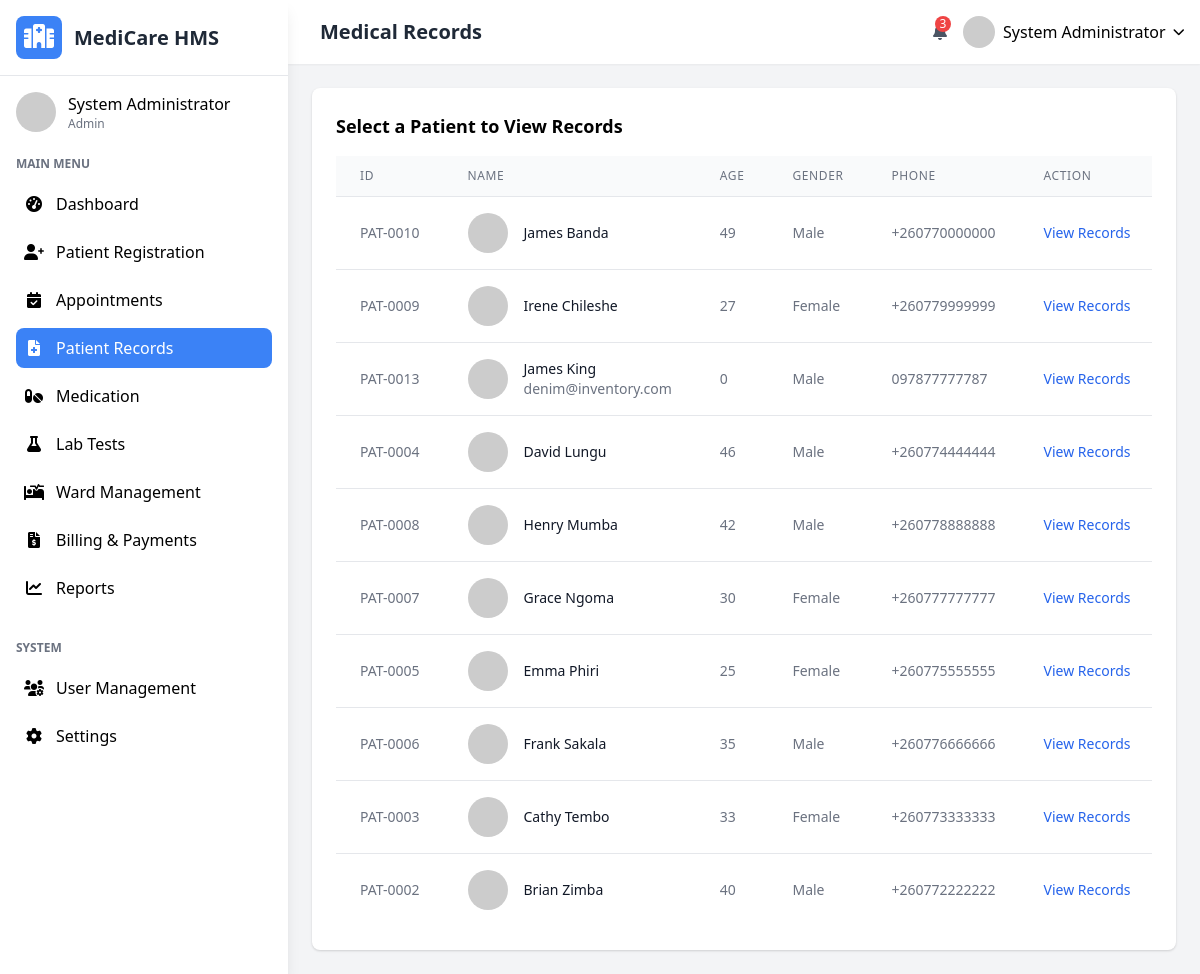
Page /medical_records.php (signed in) on the committed database.
### tables this page shows
CREATE TABLE `users` (
  `user_id` int(11) NOT NULL,
  `username` varchar(50) NOT NULL,
  `password_hash` varchar(255) NOT NULL,
  `email` varchar(100) NOT NULL,
  `first_name` varchar(50) NOT NULL,
  `last_name` varchar(50) NOT NULL,
  `role` enum('admin','doctor','nurse','receptionist','lab_technician','pharmacist') NOT NULL,
  `specialization` varchar(100) DEFAULT NULL,
  `phone` varchar(20) DEFAULT NULL,
  `address` text DEFAULT NULL,
  `hire_date` date DEFAULT NULL,
  `status` enum('active','inactive','on_leave') DEFAULT 'active',
  `created_at` timestamp NOT NULL DEFAULT current_timestamp(),
  `updated_at` timestamp NOT NULL DEFAULT current_timestamp() ON UPDATE current_timestamp()
);

CREATE TABLE `patients` (
  `patient_id` int(11) NOT NULL,
  `first_name` varchar(50) NOT NULL,
  `last_name` varchar(50) NOT NULL,
  `date_of_birth` date NOT NULL,
  `gender` enum('male','female') NOT NULL,
  `blood_type` enum('Unknown','A+','A-','B+','B-','AB+','AB-','O+','O-') DEFAULT NULL,
  `phone` varchar(20) NOT NULL,
  `email` varchar(100) DEFAULT NULL,
  `address` text DEFAULT NULL,
  `emergency_contact_name` varchar(100) DEFAULT NULL,
  `emergency_contact_phone` varchar(20) DEFAULT NULL,
  `insurance_provider` varchar(100) DEFAULT NULL,
  `insurance_policy_number` varchar(50) DEFAULT NULL,
  `registration_date` timestamp NOT NULL DEFAULT current_timestamp(),
  `updated_at` timestamp NOT NULL DEFAULT current_timestamp() ON UPDATE current_timestamp()
);

### medical_records.php (the view, shortened to what the rows shown need)
<?php
$page_title = "Medical Records";
require_once 'includes/header.php';
$settings_result = $conn->query("SELECT * FROM system_settings");
$settings = [];
while ($row = $settings_result->fetch_assoc()) {
    $settings[$row['setting_key']] = $row['setting_value'];
}
$default_settings = [
    'hospital_name' => 'MediCare Hospital',
    'hospital_address' => '123 Medical Drive, Lusaka, Zambia',
    'hospital_phone' => '+260 211 123456',
    'hospital_email' => 'info@medicare.com',
    'currency_symbol' => '$',
    'date_format' => 'Y-m-d',
    'time_format' => 'H:i',
    'records_per_page' => '10',
    'enable_sms_notifications' => '1',
    'enable_email_notifications' => '1'
];
$settings = array_merge($default_settings, $settings);
$patient_id = isset($_GET['patient_id']) ? intval($_GET['patient_id']) : 0;
$editing = false;
$record = null;
?>
<?php if ($editing): ?>
<div class="bg-white rounded-lg shadow p-6 mb-6">
    <h3 class="font-semibold text-lg mb-4"><?php echo isset($_GET['edit']) ? 'Edit Medical Record' : 'Add Medical Record'; ?></h3>
    <form method="POST" action="">
        <input type="hidden" name="patient_id" value="<?php echo $patient_id; ?>">
        <div class="grid grid-cols-1 md:grid-cols-2 gap-4">
            <div class="md:col-span-2">
                <label class="block text-gray-700 text-sm font-bold mb-2" for="record_type">Record Type</label>
                <select class="shadow appearance-none border rounded w-full py-2 px-3 text-gray-700 leading-tight focus:outline-none focus:shadow-outline"
                    id="record_type" name="record_type" required>
                    <option value="diagnosis" <?php echo (isset($record['record_type']) && $record['record_type'] == 'diagnosis') ? 'selected' : ''; ?>>Diagnosis</option>
                    <option value="treatment" <?php echo (isset($record['record_type']) && $record['record_type'] == 'treatment') ? 'selected' : ''; ?>>Treatment</option>
                    <option value="lab_result" <?php echo (isset($record['record_type']) && $record['record_type'] == 'lab_result') ? 'selected' : ''; ?>>Lab Result</option>
                    <option value="prescription" <?php echo (isset($record['record_type']) && $record['record_type'] == 'prescription') ? 'selected' : ''; ?>>Prescription</option>
                    <option value="vital_signs" <?php echo (isset($record['record_type']) && $record['record_type'] == 'vital_signs') ? 'selected' : ''; ?>>Vital Signs</option>
                    <option value="progress_note" <?php echo (isset($record['record_type']) && $record['record_type'] == 'progress_note') ? 'selected' : ''; ?>>Progress Note</option>
                </select>
            </div>
            <div class="md:col-span-2">
                <label class="block text-gray-700 text-sm font-bold mb-2" for="title">Title</label>
                <input class="shadow appearance-none border rounded w-full py-2 px-3 text-gray-700 leading-tight focus:outline-none focus:shadow-outline"
                    id="title" name="title" type="text" placeholder="Record title"
                    value="<?php echo htmlspecialchars($record['title'] ?? ''); ?>" required>
            </div>
            <div class="md:col-span-2">
                <label class="block text-gray-700 text-sm font-bold mb-2" for="description">Description</label>
                <textarea class="shadow appearance-none border rounded w-full py-2 px-3 text-gray-700 leading-tight focus:outline-none focus:shadow-outline"
                    id="description" name="description" placeholder="Detailed description" rows="4" required><?php echo htmlspecialchars($record['description'] ?? ''); ?></textarea>
            </div>
            <div>
                <label class="block text-gray-700 text-sm font-bold mb-2" for="diagnosis_code">Diagnosis Code</label>
                <input class="shadow appearance-none border rounded w-full py-2 px-3 text-gray-700 leading-tight focus:outline-none focus:shadow-outline"
                    id="diagnosis_code" name="diagnosis_code" type="text" placeholder="ICD-10 code"
                    value="<?php echo htmlspecialchars($record['diagnosis_code'] ?? ''); ?>">
            </div>
            <div>
                <label class="block text-gray-700 text-sm font-bold mb-2" for="follow_up_date">Follow-up Date</label>
                <input class="shadow appearance-none border rounded w-full py-2 px-3 text-gray-700 leading-tight focus:outline-none focus:shadow-outline"
                    id="follow_up_date" name="follow_up_date" type="date"
                    value="<?php echo htmlspecialchars($record['follow_up_date'] ?? ''); ?>">
            </div>
            <div>
                <label class="block text-gray-700 text-sm font-bold mb-2" for="treatment_plan">Treatment Plan</label>
                <textarea class="shadow appearance-none border rounded w-full py-2 px-3 text-gray-700 leading-tight focus:outline-none focus:shadow-outline"
                    id="treatment_plan" name="treatment_plan" placeholder="Treatment plan" rows="3"><?php echo htmlspecialchars($record['treatment_plan'] ?? ''); ?></textarea>
            </div>
            <div>
                <label class="block text-gray-700 text-sm font-bold mb-2" for="prescribed_medication">Prescribed Medication</label>
                <textarea class="shadow appearance-none border rounded w-full py-2 px-3 text-gray-700 leading-tight focus:outline-none focus:shadow-outline"
                    id="prescribed_medication" name="prescribed_medication" placeholder="Medication details" rows="3"><?php echo htmlspecialchars($record['prescribed_medication'] ?? ''); ?></textarea>
            </div>
            <div class="md:col-span-2">
                <label class="block text-gray-700 text-sm font-bold mb-2" for="lab_results">Lab Results</label>
                <textarea class="shadow appearance-none border rounded w-full py-2 px-3 text-gray-700 leading-tight focus:outline-none focus:shadow-outline"
                    id="lab_results" name="lab_results" placeholder="Lab test results" rows="3"><?php echo htmlspecialchars($record['lab_results'] ?? ''); ?></textarea>
            </div>
        </div>
        <div class="mt-6 flex justify-end space-x-4">
            <a href="medical_records.php?patient_id=<?php echo $patient_id; ?>" class="bg-gray-500 hover:bg-gray-600 text-white font-bold py-2 px-4 rounded focus:outline-none focus:shadow-outline">
                Cancel
            </a>
            <?php if (isset($_GET['edit'])): ?>
                <input type="hidden" name="record_id" value="<?php echo $record['record_id']; ?>">
                <button type="submit" name="update_record" class="bg-blue-500 hover:bg-blue-600 text-white font-bold py-2 px-4 rounded focus:outline-none focus:shadow-outline">
                    Update Record
                </button>
            <?php else: ?>
                <button type="submit" name="add_record" class="bg-blue-500 hover:bg-blue-600 text-white font-bold py-2 px-4 rounded focus:outline-none focus:shadow-outline">
                    Add Record
                </button>
            <?php endif; ?>
        </div>
    </form>
</div>
<?php else: ?>
<div class="bg-white rounded-lg shadow p-6">
    <div class="overflow-x-auto">
        <table class="min-w-full divide-y divide-gray-200">
            <thead class="bg-gray-50">
                <tr>
                    <th class="px-6 py-3 text-left text-xs font-medium text-gray-500 uppercase tracking-wider">ID</th>
                    <th class="px-6 py-3 text-left text-xs font-medium text-gray-500 uppercase tracking-wider">Name</th>
                    <th class="px-6 py-3 text-left text-xs font-medium text-gray-500 uppercase tracking-wider">Age</th>
                    <th class="px-6 py-3 text-left text-xs font-medium text-gray-500 uppercase tracking-wider">Gender</th>
                    <th class="px-6 py-3 text-left text-xs font-medium text-gray-500 uppercase tracking-wider">Phone</th>
                    <th class="px-6 py-3 text-left text-xs font-medium text-gray-500 uppercase tracking-wider">Action</th>
                </tr>
            </thead>
            <tbody class="bg-white divide-y divide-gray-200">
                <?php
                $records_per_page = $settings['records_per_page'];
                $page = isset($_GET['page']) ? (int)$_GET['page'] : 1;
                $offset = ($page - 1) * $records_per_page;
                $patients = $conn->query("
                    SELECT * FROM patients
                    ORDER BY last_name, first_name
                    LIMIT $offset, $records_per_page
                ");
                while ($patient = $patients->fetch_assoc()):
                    $age = date_diff(date_create($patient['date_of_birth']), date_create('today'))->y;
                ?>
                <tr class="hover:bg-gray-50">
                    <td class="px-6 py-4 whitespace-nowrap text-sm text-gray-500">PAT-<?php echo str_pad($patient['patient_id'], 4, '0', STR_PAD_LEFT); ?></td>
                    <td class="px-6 py-4 whitespace-nowrap">
                        <div class="flex items-center">
                            <div class="flex-shrink-0 h-10 w-10">
                                <img class="h-10 w-10 rounded-full" src="https://randomuser.me/api/portraits/lego/<?php echo $patient['patient_id'] % 10; ?>.jpg" alt="">
                            </div>
                            <div class="ml-4">
                                <div class="text-sm font-medium text-gray-900"><?php echo htmlspecialchars($patient['first_name'] . ' ' . $patient['last_name']); ?></div>
                                <div class="text-sm text-gray-500"><?php echo htmlspecialchars($patient['email']); ?></div>
                            </div>
                        </div>
                    </td>
                    <td class="px-6 py-4 whitespace-nowrap text-sm text-gray-500"><?php echo $age; ?></td>
                    <td class="px-6 py-4 whitespace-nowrap text-sm text-gray-500"><?php echo ucfirst($patient['gender']); ?></td>
                    <td class="px-6 py-4 whitespace-nowrap text-sm text-gray-500"><?php echo htmlspecialchars($patient['phone']); ?></td>
                    <td class="px-6 py-4 whitespace-nowrap text-sm font-medium">
                        <a href="medical_records.php?patient_id=<?php echo $patient['patient_id']; ?>" class="text-blue-600 hover:text-blue-900">View Records</a>
                    </td>
                </tr>
                <?php endwhile; ?>
            </tbody>
        </table>
    </div>
</div>
<?php endif; ?>
<?php require_once 'includes/footer.php'; ?>

### includes/header.php (shortened to what the rows shown need)
<?php
require_once 'config.php';
$user_id = $_SESSION['user_id'];
$user_query = $conn->prepare("SELECT * FROM users WHERE user_id = ?");
$user_query->bind_param("i", $user_id);
$user_query->execute();
$user_result = $user_query->get_result();
$user = $user_result->fetch_assoc();
?>
<!DOCTYPE html>
<html lang="en">
<head>
    <link href="https://cdn.jsdelivr.net/npm/tailwindcss@2.2.19/dist/tailwind.min.css" rel="stylesheet">
    <link rel="stylesheet" href="https://cdnjs.cloudflare.com/ajax/libs/font-awesome/6.0.0-beta3/css/all.min.css">
</head>
<body class="bg-gray-100 font-sans">
    <div class="flex h-screen overflow-hidden">
        <?php include 'includes/sidebar.php'; ?>
        <div class="flex-1 overflow-y-auto main-content md:ml-64 lg:ml-72">
            <header class="bg-white shadow-sm p-4 flex justify-between items-center sticky top-0 z-10">
                <div class="flex items-center space-x-4">
                    <h2 class="text-xl font-semibold text-gray-800"><?php echo isset($page_title) ? $page_title : 'Dashboard'; ?></h2>
                </div>
                <div class="flex items-center space-x-4">
                    <div class="relative">
                        <button id="userMenuButton" class="flex items-center space-x-2 focus:outline-none">
                            <img src="https://randomuser.me/api/portraits/lego/5.jpg" alt="User" class="w-8 h-8 rounded-full">
                            <span class="hidden md:inline"><?php echo htmlspecialchars($user['first_name'] . ' ' . $user['last_name']); ?></span>
                            <i class="fas fa-chevron-down text-xs"></i>
                        </button>
                    </div>
                </div>
            </header>
            <main class="p-6">

### includes/sidebar.php (shortened to what the rows shown need)
<div class="sidebar bg-white w-64 md:w-72 shadow-lg fixed h-full overflow-y-auto transform -translate-x-full md:translate-x-0 transition-transform duration-300 ease-in-out z-20">
    <div class="p-4 flex items-center justify-between border-b">
        <div class="flex items-center space-x-3">
            <h1 class="text-xl font-bold text-gray-800">MediCare HMS</h1>
        </div>
    </div>
    <div class="p-4">
        <div class="flex items-center space-x-3 mb-6">
            <div>
                <p class="font-medium"><?php echo htmlspecialchars($user['first_name'] . ' ' . $user['last_name']); ?></p>
                <p class="text-xs text-gray-500"><?php echo ucfirst($user['role']); ?></p>
            </div>
        </div>
    </div>
</div>

### rows in the picture
users: first_name+last_name "System Administrator", role "Admin"
patients: patient_id "0010", first_name+last_name "James Banda", date_of_birth "49", gender "Male", phone "+260770000000"
patients: patient_id "0009", first_name+last_name "Irene Chileshe", date_of_birth "27", gender "Female", phone "+260779999999"
patients: patient_id "0013", first_name+last_name "James King", email "denim@inventory.com", date_of_birth "0", gender "Male", phone "097877777787"
patients: patient_id "0004", first_name+last_name "David Lungu", date_of_birth "46", gender "Male", phone "+260774444444"
patients: patient_id "0008", first_name+last_name "Henry Mumba", date_of_birth "42", gender "Male", phone "+260778888888"
patients: patient_id "0007", first_name+last_name "Grace Ngoma", date_of_birth "30", gender "Female", phone "+260777777777"
patients: patient_id "0005", first_name+last_name "Emma Phiri", date_of_birth "25", gender "Female", phone "+260775555555"
patients: patient_id "0006", first_name+last_name "Frank Sakala", date_of_birth "35", gender "Male", phone "+260776666666"
patients: patient_id "0003", first_name+last_name "Cathy Tembo", date_of_birth "33", gender "Female", phone "+260773333333"
patients: patient_id "0002", first_name+last_name "Brian Zimba", date_of_birth "40", gender "Male", phone "+260772222222"

### other values in the picture
$page_title "Medical Records"
